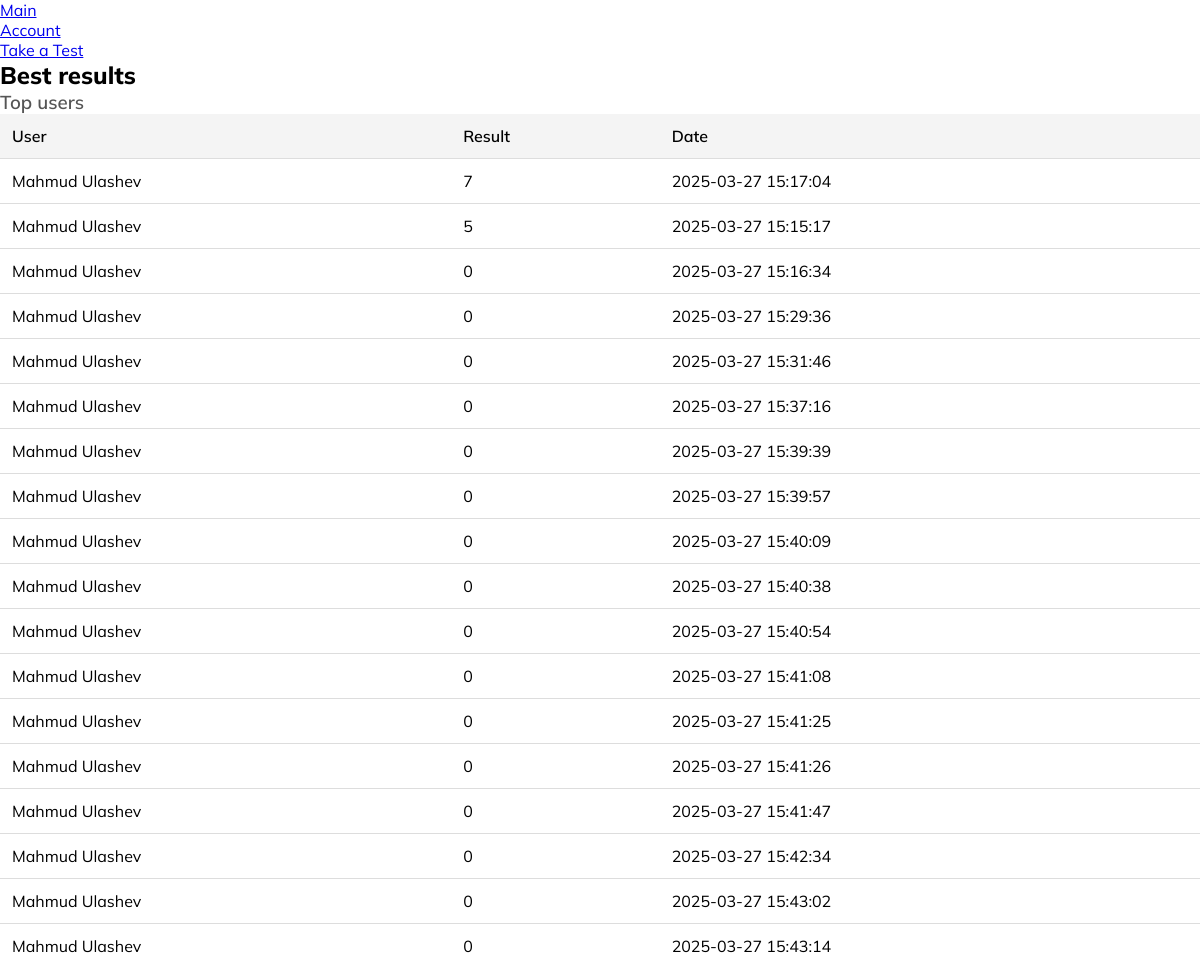
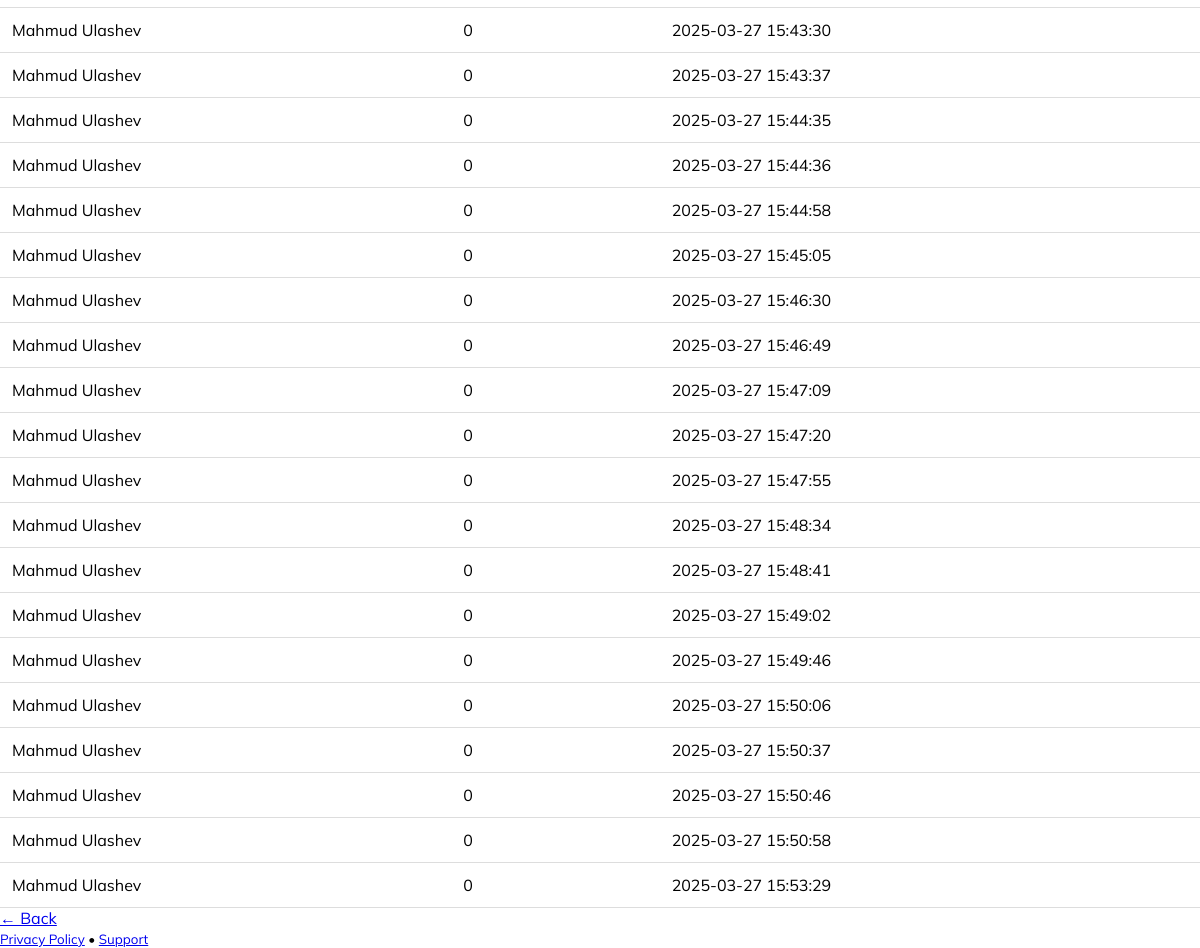
The app's page /leaderboard with its own data (2 pictures, top to bottom).
### tables this page shows
CREATE TABLE results (
    id INTEGER PRIMARY KEY AUTOINCREMENT,
    user_id INTEGER NOT NULL,
    ball INTEGER NOT NULL,
    test_date TEXT NOT NULL,
    FOREIGN KEY (user_id) REFERENCES users(id)
);

CREATE TABLE users (
    id INTEGER PRIMARY KEY AUTOINCREMENT,
    first_name TEXT NOT NULL,
    last_name TEXT NOT NULL,
    username TEXT UNIQUE NOT NULL,
    password TEXT NOT NULL,
    is_admin INTEGER DEFAULT 0
);

### app.py (the view)
@app.route("/leaderboard")
def leaderboard():
    conn = conn_databaza()
    cursor = conn.cursor()
    cursor.execute("""
        SELECT users.first_name, users.last_name, results.ball, results.test_date
        FROM results
        JOIN users ON results.user_id = users.id
        ORDER BY results.ball DESC, results.test_date ASC
    """)
    leaders = cursor.fetchall()
    conn.close()
    return render_template("leaderboard.html", leaders=leaders)

### app.py (called while the page is built)
def conn_databaza():
    conn = sqlite3.connect("users.db")
    conn.row_factory = sqlite3.Row
    return conn

### templates/leaderboard.html (shortened to what this page needs)
<!DOCTYPE html>
<html lang="en">
<head>
    <link rel="stylesheet" href="https://cdn.jsdelivr.net/npm/@picocss/pico@1/css/pico.min.css">
    <link rel="stylesheet" href="/static/leaderboard.css">
</head>
<body>
    <nav class="container">
        <ul>
            <li><a href="/">Main</a></li>
        </ul>
        <ul>
            <li><a href="/profile">Account</a></li>
            <li><a href="/test-cover">Take a Test</a></li>
        </ul>
    </nav>
    <main class="container">
        <section>
            <hgroup>
                <h2>Best results</h2>
                <h3>Top users</h3>
            </hgroup>
            <table>
                <thead>
                    <tr>
                        <th>User</th>
                        <th>Result</th>
                        <th>Date</th>
                    </tr>
                </thead>
                <tbody>
                    {% for leader in leaders %}
                    <tr>
                        <td>{{ leader["first_name"] }} {{ leader["last_name"] }}</td>
                        <td>{{ leader["ball"] }}</td>
                        <td>{{ leader["test_date"] }}</td>
                    </tr>
                    {% endfor %}
                </tbody>
            </table>
            <a href="/" role="button">← Back</a>
        </section>
    </main>
    <footer class="container">
        <small><a href="#">Privacy Policy</a> • <a href="#">Support</a></small>
    </footer>
</body>
</html>

### static/leaderboard.css (style rules this page uses)
*, html { margin: 0; padding: 0; box-sizing: border-box; }
.container { max-width: 1200px; margin: 0 auto; }
body { font-family: 'Mulish', sans-serif; }
main { margin-top: 30px; }
hgroup h2 { font-weight: 800; }
hgroup h3 { font-weight: 600; color: #555; }
table { width: 100%; border-collapse: collapse; }
table th, table td { padding: 12px; border-bottom: 1px solid #ddd; text-align: left; }
table th { background: #f4f4f4; font-weight: 600; color: black; }

### records on screen
results: first_name "Mahmud", last_name "Ulashev", ball "7", test_date "2025-03-27 15:17:04"
results: first_name "Mahmud", last_name "Ulashev", ball "5", test_date "2025-03-27 15:15:17"
results: first_name "Mahmud", last_name "Ulashev", ball "0", test_date "2025-03-27 15:16:34"
results: first_name "Mahmud", last_name "Ulashev", ball "0", test_date "2025-03-27 15:29:36"
results: first_name "Mahmud", last_name "Ulashev", ball "0", test_date "2025-03-27 15:31:46"
results: first_name "Mahmud", last_name "Ulashev", ball "0", test_date "2025-03-27 15:37:16"
results: first_name "Mahmud", last_name "Ulashev", ball "0", test_date "2025-03-27 15:39:39"
results: first_name "Mahmud", last_name "Ulashev", ball "0", test_date "2025-03-27 15:39:57"
results: first_name "Mahmud", last_name "Ulashev", ball "0", test_date "2025-03-27 15:40:09"
results: first_name "Mahmud", last_name "Ulashev", ball "0", test_date "2025-03-27 15:40:38"
results: first_name "Mahmud", last_name "Ulashev", ball "0", test_date "2025-03-27 15:40:54"
results: first_name "Mahmud", last_name "Ulashev", ball "0", test_date "2025-03-27 15:41:08"
results: first_name "Mahmud", last_name "Ulashev", ball "0", test_date "2025-03-27 15:41:25"
results: first_name "Mahmud", last_name "Ulashev", ball "0", test_date "2025-03-27 15:41:26"
results: first_name "Mahmud", last_name "Ulashev", ball "0", test_date "2025-03-27 15:41:47"
results: first_name "Mahmud", last_name "Ulashev", ball "0", test_date "2025-03-27 15:42:34"
results: first_name "Mahmud", last_name "Ulashev", ball "0", test_date "2025-03-27 15:43:02"
results: first_name "Mahmud", last_name "Ulashev", ball "0", test_date "2025-03-27 15:43:14"
results: first_name "Mahmud", last_name "Ulashev", ball "0", test_date "2025-03-27 15:43:30"
results: first_name "Mahmud", last_name "Ulashev", ball "0", test_date "2025-03-27 15:43:37"
results: first_name "Mahmud", last_name "Ulashev", ball "0", test_date "2025-03-27 15:44:35"
results: first_name "Mahmud", last_name "Ulashev", ball "0", test_date "2025-03-27 15:44:36"
results: first_name "Mahmud", last_name "Ulashev", ball "0", test_date "2025-03-27 15:44:58"
results: first_name "Mahmud", last_name "Ulashev", ball "0", test_date "2025-03-27 15:45:05"
results: first_name "Mahmud", last_name "Ulashev", ball "0", test_date "2025-03-27 15:46:30"
results: first_name "Mahmud", last_name "Ulashev", ball "0", test_date "2025-03-27 15:46:49"
results: first_name "Mahmud", last_name "Ulashev", ball "0", test_date "2025-03-27 15:47:09"
results: first_name "Mahmud", last_name "Ulashev", ball "0", test_date "2025-03-27 15:47:20"
results: first_name "Mahmud", last_name "Ulashev", ball "0", test_date "2025-03-27 15:47:55"
results: first_name "Mahmud", last_name "Ulashev", ball "0", test_date "2025-03-27 15:48:34"
results: first_name "Mahmud", last_name "Ulashev", ball "0", test_date "2025-03-27 15:48:41"
results: first_name "Mahmud", last_name "Ulashev", ball "0", test_date "2025-03-27 15:49:02"
results: first_name "Mahmud", last_name "Ulashev", ball "0", test_date "2025-03-27 15:49:46"
results: first_name "Mahmud", last_name "Ulashev", ball "0", test_date "2025-03-27 15:50:06"
results: first_name "Mahmud", last_name "Ulashev", ball "0", test_date "2025-03-27 15:50:37"
results: first_name "Mahmud", last_name "Ulashev", ball "0", test_date "2025-03-27 15:50:46"
results: first_name "Mahmud", last_name "Ulashev", ball "0", test_date "2025-03-27 15:50:58"
results: first_name "Mahmud", last_name "Ulashev", ball "0", test_date "2025-03-27 15:53:29"
